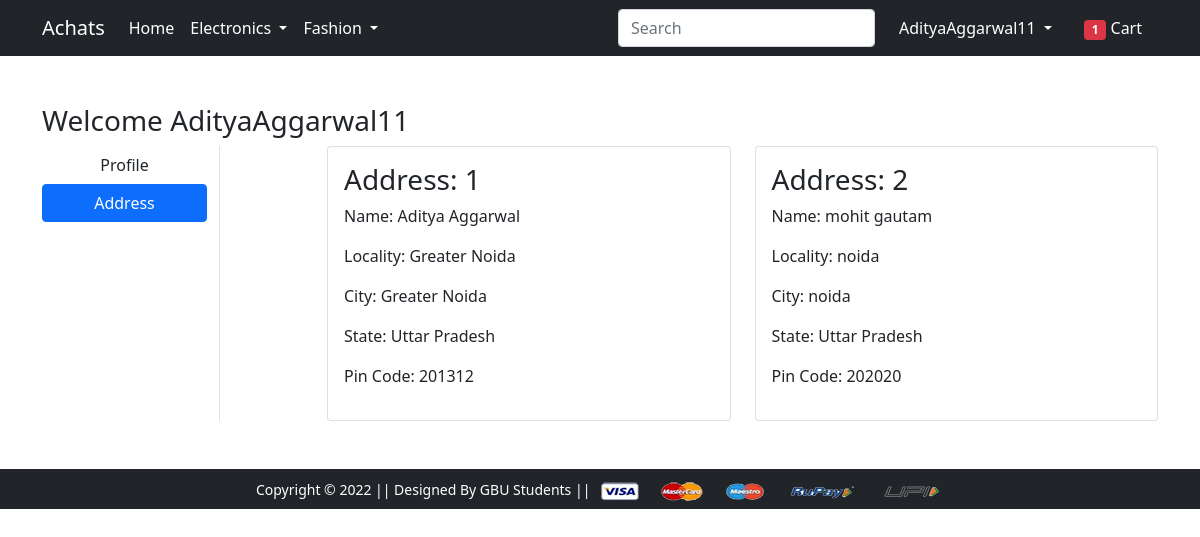
/address/ (signed in), run on the app's committed database.
### app/models.py (models this page shows, shortened)
class Customer(models.Model):
 user = models.ForeignKey(User, on_delete=models.CASCADE)
 name = models.CharField(max_length=200)
 locality = models.CharField(max_length=200)
 city = models.CharField(max_length=50)
 zipcode = models.IntegerField()
 state = models.CharField(choices=STATE_CHOICES, max_length=50)

### app/views.py (the view)
# urls.py: path('address/', views.address, name='address'),
@login_required
def address(request):
	totalitem = 0
	if request.user.is_authenticated:
		totalitem = len(Cart.objects.filter(user=request.user))
	add = Customer.objects.filter(user=request.user)
	return render(request, 'app/address.html', {'add':add, 'active':'btn-primary', 'totalitem':totalitem})

### app/templates/app/address.html (shortened to what this page needs)
{% extends 'app/base.html' %}
{% load static %}
{% block main-content %}
<div class="container my-5">
 <div class="row">
 <h3>Welcome <span class="text-capitalize">{{request.user}}</span></h3>
  <div class="col-sm-2 border-end">
   <ul class="list-unstyled">
    <li class="d-grid"><a href="{% url 'profile' %}" class="btn">Profile</a></li>
    <li class="d-grid"><a href="{% url 'address' %}" class="btn {{active}}">Address</a></li>
   </ul>
  </div>
  <div class="col-sm-9 offset-sm-1">
   <div class="row">
    {% for ad in add %}
     <div class="col-sm-6">
     <div class="card">
      <div class="card-body">
       <h3>Address: {{ forloop.counter }}</h3>
       <p>Name: {{ad.name}}</p>
       <p>Locality: {{ad.locality}}</p>
       <p>City: {{ad.city}}</p>
       <p>State: {{ad.state}}</p>
       <p>Pin Code: {{ad.zipcode}}</p>
      </div>
     </div>
    </div>
    {% endfor %}
   </div>
  </div>
 </div>
</div>
{% endblock main-content %}

### app/templates/app/base.html (shortened to what this page needs)
<!doctype html>
{% load static %}
<html lang="en">
  <head>
    <link href="https://cdn.jsdelivr.net/npm/bootstrap@5.0.0-beta1/dist/css/bootstrap.min.css" rel="stylesheet">
    <link rel="stylesheet" href="{% static 'app/css/owl.carousel.min.css' %}">
    <link rel="stylesheet" href="{% static 'app/css/all.min.css' %}">
    <link rel="stylesheet" href="{% static 'app/css/style.css' %}">
  </head>
  <body>
    <nav class="navbar navbar-expand-lg navbar-dark bg-dark">
     <div class="container">
       <a class="navbar-brand" href="/">Achats</a>
       <div class="collapse navbar-collapse" id="navbarSupportedContent">
         <ul class="navbar-nav me-auto mb-2 mb-lg-0">
           <li class="nav-item">
             <a class="nav-link active" aria-current="page" href="/">Home</a>
           </li>
           <li class="nav-item dropdown">
             <a class="nav-link dropdown-toggle text-white" href="#" id="electronicsDropdown" role="button" data-bs-toggle="dropdown" aria-expanded="false">
               Electronics
             </a>
           </li>
           <li class="nav-item dropdown">
             <a class="nav-link dropdown-toggle text-white" href="#" id="fashionDropdown" role="button" data-bs-toggle="dropdown" aria-expanded="false">
               Fashion
             </a>
           </li>
         </ul>
         <form class="d-flex">
           <input class="form-control me-2" type="search" placeholder="Search" aria-label="Search">
         </form>
         <div>
          <ul class="navbar-nav me-auto mb-2 mb-lg-0">
          {% if request.user.is_authenticated %}
           <li class="nav-item dropdown mx-2">
              <a class="nav-link dropdown-toggle text-white" href="#" id="profileDropdown" role="button" data-bs-toggle="dropdown" aria-expanded="false">
                {{request.user.username|capfirst}}
              </a>
            </li>
            <li class="nav-item mx-2">
              <a href="{% url 'showcart' %}" class="nav-link text-white"><span class="badge bg-danger">{{totalitem}}</span> Cart </a>
            </li>
            {% endif %}
          </ul>
         </div>
       </div>
     </div>
    </nav>
    {% block main-content %} {% endblock main-content %}
    <footer class="container-fluid bg-dark text-center p-2 mt-5">
        <small class="text-white">Copyright &copy; 2022 || Designed By GBU Students || </small>
        <img src="{% static 'app/images/payment.png' %}" alt="" srcset="" class="img-fluid" height="2px">
    </footer>
  </body>
</html>

### data on the page
Customer: name "Aditya Aggarwal", locality "Greater Noida", city "Greater Noida", state "Uttar Pradesh", zipcode "201312"
Customer: name "mohit gautam", locality "noida", city "noida", state "Uttar Pradesh", zipcode "202020"

### other printed values
{{ request.user.username|capfirst }} "AdityaAggarwal11"
{{ totalitem }} "1"
{{ request.user }} "AdityaAggarwal11"
